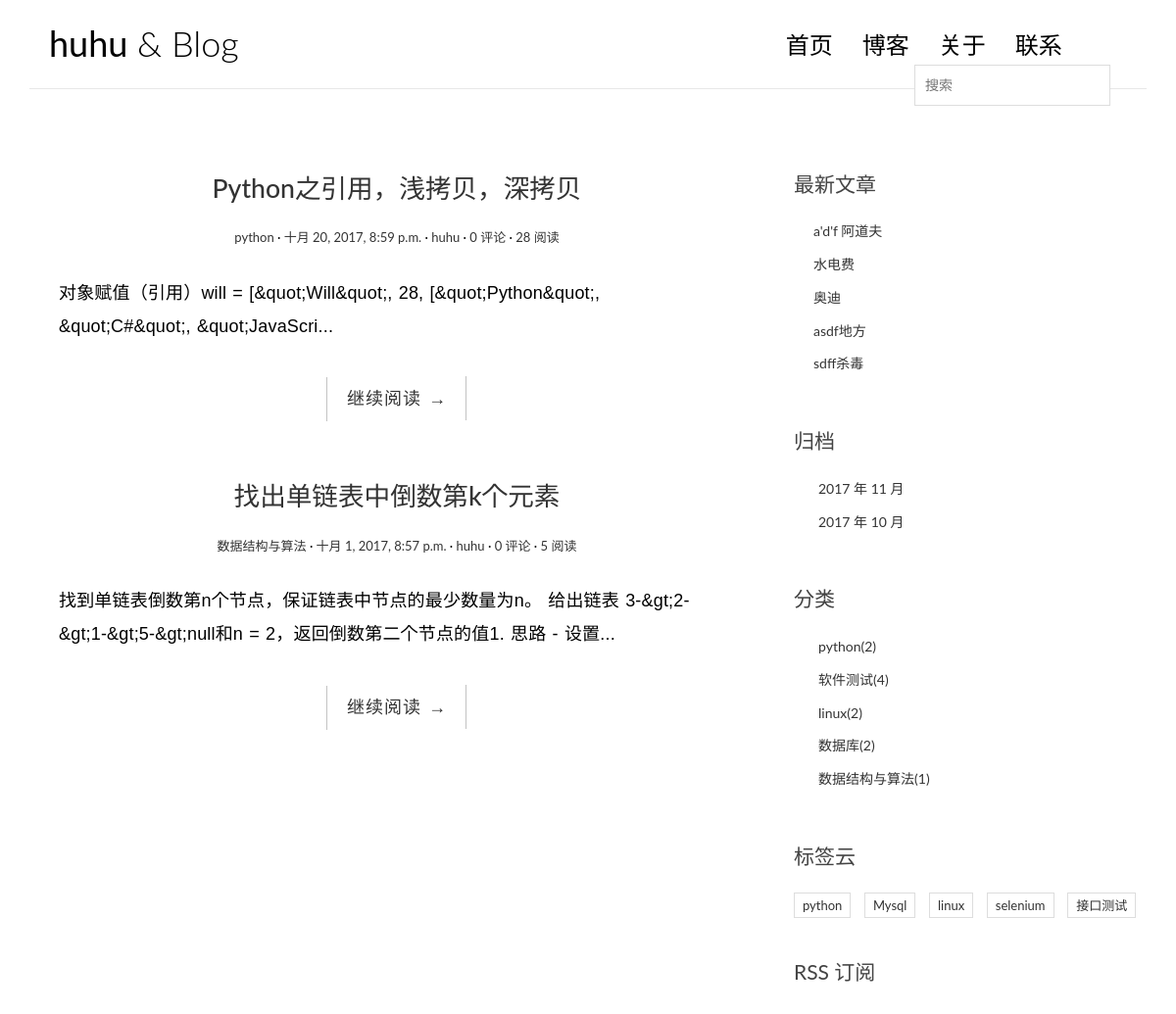
The page /tag/3/ on the database as committed earlier.
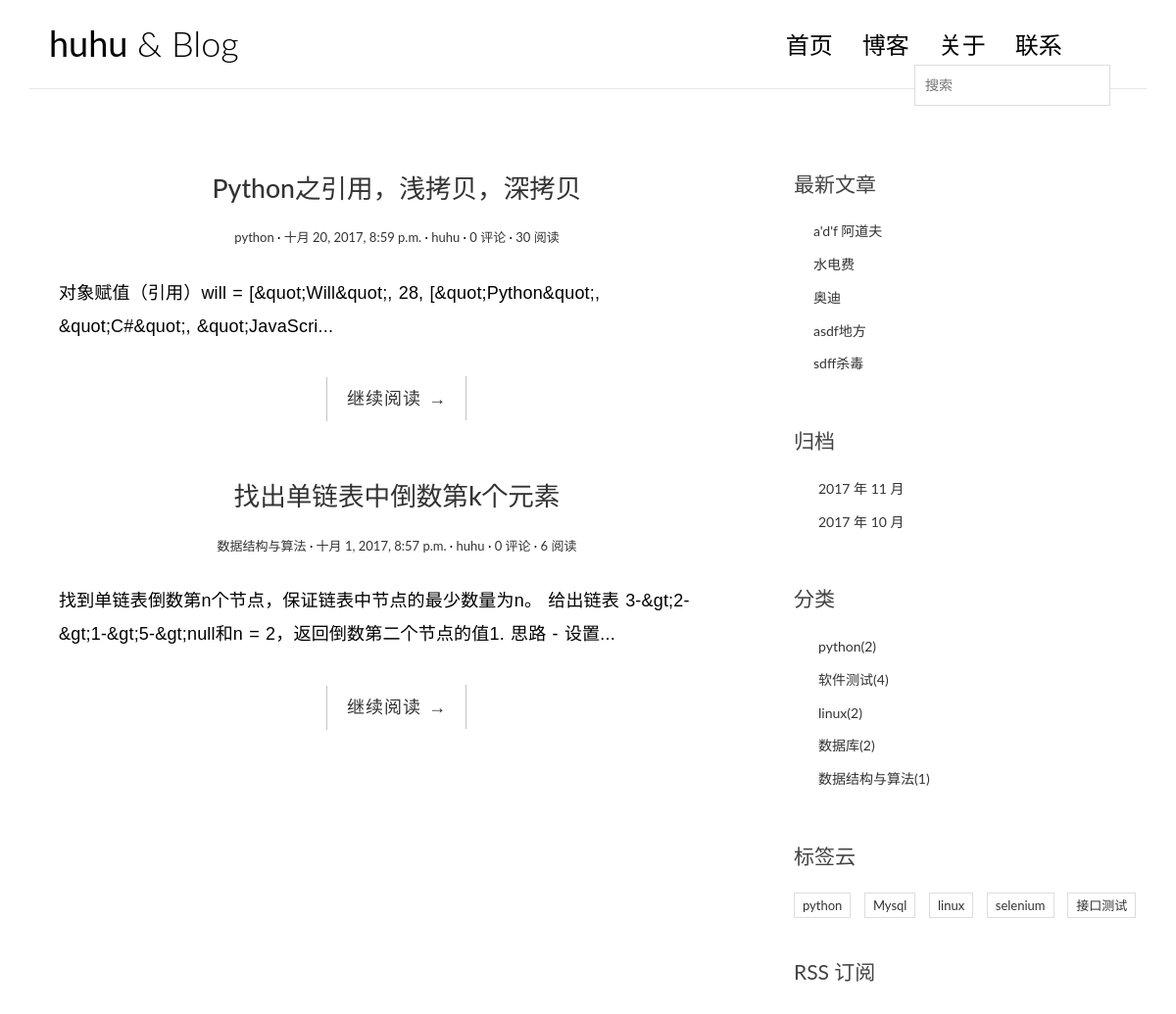
The same page on the database as committed later.
### blog/models.py (models this page shows, shortened)
@python_2_unicode_compatible
class Post(models.Model):
    title = models.CharField(max_length=70)
    body = models.TextField()
    created_time = models.DateTimeField()
    modified_time = models.DateTimeField()
    excerpt = models.CharField(max_length=200, blank=True)
    category = models.ForeignKey(Category)
    tags = models.ManyToManyField(Tag, blank=True)
    author = models.ForeignKey(User)
    views = models.PositiveIntegerField(default=0)
    class Meta:
        ordering = ['-created_time', 'title']
    def get_absolute_url(self):
        return reverse('blog:detail', kwargs={'pk': self.pk})

@python_2_unicode_compatible
class Category(models.Model):
    name = models.CharField(max_length=100)

@python_2_unicode_compatible
class Tag(models.Model):
    name = models.CharField(max_length=100)

### blog/views.py (the view)
# urls.py: url(r'tag/(?P<pk>[0-9]+)/$', views.TagView.as_view(), name='tag'),
class TagView(ListView):
    model = Post
    template_name = 'blog/index.html'
    context_object_name = 'post_list'
    def get_queryset(self):
        tag = get_object_or_404(Tag, pk=self.kwargs.get('pk'))
        return super(TagView, self).get_queryset().filter(tags=tag)

### blog/templatetags/blog_tags.py (called while the page is built)
@register.simple_tag
def get_recent_posts(num=5):
    return Post.objects.all().order_by('-created_time')[:num]

@register.simple_tag
def archives():
    return Post.objects.dates('created_time', 'month', 'DESC')

@register.simple_tag
def get_categories():
    return Category.objects.annotate(num_posts=Count('post')).filter(num_posts__gt=0)

@register.simple_tag
def get_tags():
    return Tag.objects.annotate(num_posts=Count('post')).filter(num_posts__gt=0)

### templates/blog/index.html (shortened to what this page needs)
{% extends 'base.html' %}
{% block main %}
    {% for post in post_list %}
        <article class="post post-{{ post.pk }}">
            <header class="entry-header">
                <h1 class="entry-title">
                    <a href="{{ post.get_absolute_url }}">{{ post.title }}</a>
                </h1>
                <div class="entry-meta">
                    <span class="post-category"><a href="{% url 'blog:category' post.category.pk %}">{{ post.category.name }}</a></span>
                    <span class="post-date"><a href="#"><time class="entry-date"
                                                              datetime="{{ post.created_time }}">{{ post.created_time }}</time></a></span>
                    <span class="post-author"><a href="#">{{ post.author }}</a></span>
                    <span class="comments-link"><a href="{% url 'comments:post_comment' post.pk %}">{{ post.comment_set.count }} 评论</a></span>
                    <span class="views-count"><a href="#">{{ post.views }} 阅读</a></span>
                </div>
            </header>
            <div class="entry-content clearfix">
                <p>{{ post.excerpt }}...</p>
                <div class="read-more cl-effect-14">
                    <a href="{{ post.get_absolute_url }}" class="more-link">继续阅读 <span class="meta-nav">→</span></a>
                </div>
            </div>
        </article>
    {% empty %}
        <div class="no-post">暂时还没有发布的文章！</div>
    {% endfor %}
{% endblock main %}

### templates/base.html (shortened to what this page needs)
{% load staticfiles %}
{% load blog_tags %}
<!DOCTYPE html>
<html>
<head>
    <link rel="stylesheet" href="{% static 'blog/css/bootstrap.min.css' %}">
    <link rel="stylesheet" href="{% static 'blog/css/pace.css' %}">
    <link rel="stylesheet" href="{% static 'blog/css/custom.css' %}">
    <link rel="stylesheet" href="{% static 'blog/css/highlights/github.css' %}">
</head>
<body>
<div class="container">
    <header id="site-header">
        <div class="row">
            <div class="col-md-4 col-sm-5 col-xs-8">
                <div class="logo">
                    <h1><a href="{% url 'blog:index' %}"><b>huhu</b> & Blog</a></h1>
                </div>
            </div>
            <div class="col-md-8 col-sm-7 col-xs-4">
                <nav class="main-nav" role="navigation">
                    <div class="collapse navbar-collapse" id="bs-example-navbar-collapse-1">
                        <ul class="nav navbar-nav navbar-right">
                            <li class="cl-effect-11"><a href="{% url 'blog:index' %}" data-hover="首页">首页</a></li>
                            <li class="cl-effect-11"><a href="full-width.html" data-hover="博客">博客</a></li>
                            <li class="cl-effect-11"><a href="about.html" data-hover="关于">关于</a></li>
                            <li class="cl-effect-11"><a href="contact.html" data-hover="联系">联系</a></li>
                        </ul>
                    </div>
                </nav>
                    <div id="header-search-box">
                    <div id="search-form" class="search-form">
                        <form role="search" method="get" id="searchform" action="{% url 'haystack_search' %}">
                            <input type="search" name="q" placeholder="搜索" required>
                        </form>
                    </div>
                </div>
            </div>
        </div>
    </header>
</div>
<div class="content-body">
    <div class="container">
        <div class="row">
            <main class="col-md-8">
                {% block main %}
                {% endblock main %}
            </main>
            <aside class="col-md-4">
                <div class="widget widget-recent-posts">
                    <h3 class="widget-title">最新文章</h3>
                    {% get_recent_posts as recent_post_list %}
                    <ul>
                        {% for post in recent_post_list %}
                        <li>
                            <a href="{{ post.get_absulote_url }}">{{ post.title }}</a>
                        </li>
                        {% empty %}
                        暂无文章
                        {% endfor %}
                    </ul>
                </div>
                <div class="widget widget-archives">
                    <h3 class="widget-title">归档</h3>
                    {% archives as date_list %}
                    <ul>
                        {% for date in date_list %}
                        <li>
                            <a href="{% url 'blog:archives' date.year date.month %}">{{ date.year }}
                                    年 {{ date.month }} 月</a>
                        </li>
                        {% empty %}
                        暂无归档
                        {% endfor %}
                    </ul>
                </div>
                <div class="widget widget-category">
                    <h3 class="widget-title">分类</h3>
                    {% get_categories as category_list %}
                    <ul>
                        {% for category in category_list %}
                        <li>
                            <a href="{% url 'blog:category' category.pk %}">{{ category.name }}<span class="post-count">({{ category.num_posts }})</span></a>
                        </li>
                        {% empty %}
                        暂无分类
                        {% endfor %}
                    </ul>
                </div>
                <div class="widget widget-tag-cloud">
                    <h3 class="widget-title">标签云</h3>
                    {% get_tags as tag_list %}
                    <ul>
                        {% for tag in tag_list %}
                        <li>
                            <a href="{% url 'blog:tag' tag.pk %}">{{ tag.name }}</a>
                        </li>
                        {% empty %}
                        暂无标签
                        {% endfor %}
                    </ul>
                </div>
                <div class="rss">
                    <a href="{% url 'rss' %}"> RSS 订阅</a>
                </div>
            </aside>
        </div>
    </div>
</div>
</body>
</html>

### blog/static/blog/css/custom.css (style rules this page uses)
* { outline: none; }
h1, h2, h3, h4, h5, h6 { margin-top: 0; }
b { font-weight: 400; }
a { color: #333; }
body { color: #444; font-family: 'Lato', sans-serif; }
p { font-family: 'Ubuntu', sans-serif; font-weight: 400; word-spacing: 1px; letter-spacing: 0.01em; }
#site-header { background-color: #FFF; padding: 25px 20px; margin-bottom: 40px; border-bottom: 1px solid #e7e7e7; }
.logo h1 a { color: #000; }
.logo h1 { margin: 0; font-family: 'Lato', sans-serif; font-weight: 300; }
.main-nav { margin-top: 11px; max-width: 95%; }
.main-nav a { color: #000000 !important; padding: 0 0 5px 0 !important; margin-right: 30px; font-family: 'Lato', sans-serif; font-weight: 300; font-size: 24px; }
.cl-effect-11 a { padding: 10px 0; color: #0972b4; text-shadow: none; }
.cl-effect-11 a::before { position: absolute; top: 0; left: 0; overflow: hidden; padding: 0 0 5px 0 !important; max-width: 0; border-bottom: 1px solid #000; color: #000; content: attr(data-hover); white-space: nowrap; -webkit-transition: max-width 0.5s; -moz-transition: max-width 0.5s; transition: max-width 0.5s; }
.content-body { padding-bottom: 4em; }
.post { background: #fff; padding: 30px 30px 0; }
.entry-title { text-align: center; font-size: 1.9em; margin-bottom: 20px; line-height: 1.6; padding: 10px 20px 0; }
.entry-meta { text-align: center; color: #DDDDDD; font-size: 13px; margin-bottom: 30px; }
.entry-content { font-size: 18px; line-height: 1.9; font-weight: 300; color: #000; }
.post-category::after, .post-date::after, .post-author::after, .comments-link::after { content: ' ·'; color: #000; }
.read-more { font-family: 'Ubuntu', sans-serif; font-weight: 400; word-spacing: 1px; letter-spacing: 0.01em; text-align: center; margin-top: 20px; }
.cl-effect-14 a { padding: 0 20px; height: 45px; line-height: 45px; position: relative; display: inline-block; margin: 15px 25px; letter-spacing: 1px; font-weight: 400; text-shadow: 0 0 1px rgba(255, 255, 255, 0.3); }
.cl-effect-14 a::before, .cl-effect-14 a::after { position: absolute; width: 45px; height: 1px; background: #C3C3C3; content: ''; -webkit-transition: all 0.3s; -moz-transition: all 0.3s; transition: all 0.3s; pointer-events: none; }
.cl-effect-14 a::before { top: 0; left: 0; -webkit-transform: rotate(90deg); -moz-transform: rotate(90deg); transform: rotate(90deg); -webkit-transform-origin: 0 0; -moz-transform-origin: 0 0; transform-origin: 0 0; }
.cl-effect-14 a::after { right: 0; bottom: 0; -webkit-transform: rotate(90deg); -moz-transform: rotate(90deg); transform: rotate(90deg); -webkit-transform-origin: 100% 0; -moz-transform-origin: 100% 0; transform-origin: 100% 0; }
.widget { background: #fff; padding: 30px 0 0; }
.widget-title { font-size: 1.5em; margin-bottom: 20px; line-height: 1.6; padding: 10px 0 0; font-weight: 400; }
.widget-recent-posts ul { padding: 0; margin: 0; padding-left: 20px; }
.widget-recent-posts ul li { list-style-type: none; position: relative; line-height: 170%; margin-bottom: 10px; }
.widget-recent-posts ul li::before { content: '\f3d3'; font-family: "Ionicons"; position: absolute; left: -17px; top: 3px; font-size: 16px; color: #000; }
.widget-archives ul { padding: 0; margin: 0; padding-left: 25px; }
.widget-archives ul li { list-style-type: none; position: relative; line-height: 170%; margin-bottom: 10px; }
.widget-archives ul li::before { content: '\f3f3'; font-family: "Ionicons"; position: absolute; left: -25px; top: 1px; font-size: 16px; color: #000; }
.widget-category ul { padding: 0; margin: 0; padding-left: 25px; }
.widget-category ul li { list-style-type: none; position: relative; line-height: 170%; margin-bottom: 10px; }
.widget-category ul li::before { content: '\f3fe'; font-family: "Ionicons"; position: absolute; left: -25px; top: 1px; font-size: 18px; color: #000; }
.widget-tag-cloud ul { padding: 0; margin: 0; margin-right: -10px; }
.widget-tag-cloud ul li { list-style-type: none; font-size: 13px; display: inline-block; margin-right: 10px; margin-bottom: 10px; padding: 3px 8px; border: 1px solid #ddd; }
.rss { font-size: 21px; margin-top: 30px; }
.rss a { color: #444; }
#header-search-box { position: absolute; right: 38px; top: 8px; }
.search-form { width: 25%; position: absolute; min-width: 200px; right: -6px; top: 33px; }
#searchform { position: relative; border: 1px solid #ddd; min-height: 42px; }
#searchform input[type=search] { width: 100%; border: none; position: absolute; left: 0; padding: 10px 30px 10px 10px; z-index: 99; }

Rows that differ between the two databases and show on the page:
changed Post "Python之引用，浅拷贝，深拷贝": views "28" → "30"
changed Post "找出单链表中倒数第k个元素": views "5" → "6"
